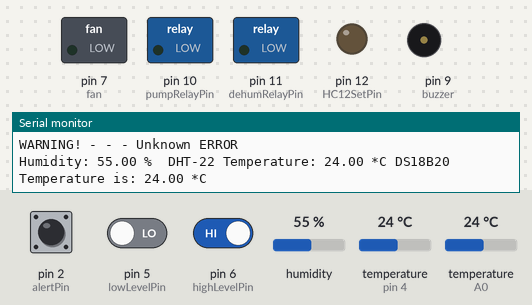
Recording of a program running on a simulated Arduino Uno, built with avr-gcc and run on an emulated ATmega328P. Parts: switched loads named in the program (green lamp = pin HIGH), output pins drawn as LEDs (lit = HIGH), buzzer (waves = sounding), the last lines printed to the serial monitor. The test bench sets the inputs (shaded band); at power-on: humidity 55 %, pin 2 (alertPin) HIGH, pin 5 (lowLevelPin) LOW, pin 6 (highLevelPin) HIGH, temperature (sensors on pin 4, A0) 24 °C.

Above: at 1.6 s.
1.7 s: humidity set to 59 %
10.3 s: humidity set to 62 %
At 12.6 s:
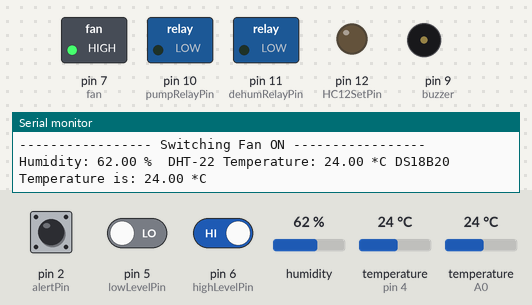
19.1 s: humidity set to 22 %
At 24.2 s:
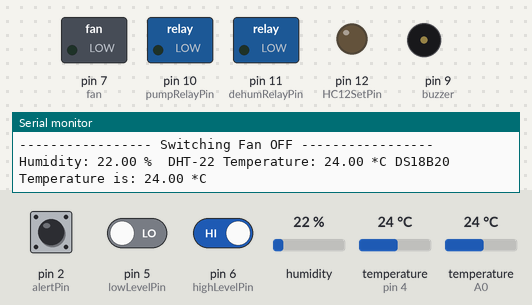
24.7 s: humidity set to 68 %
At 28.3 s:
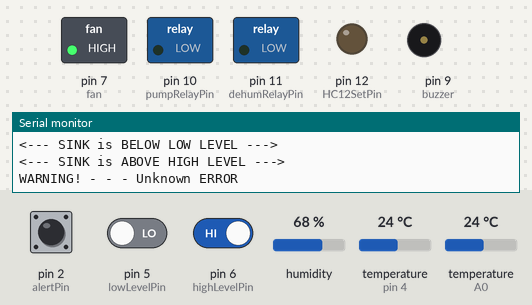
Timing chart, 0 to 29.5 s (numbered marks = the images above; inputs shaded):
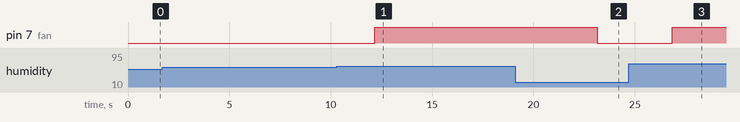

The program:

main.cpp
```cpp
/************************************************************
 * Remotely Supervised Dehumidifyer System for the Basement *
 * ======================================================== *
 *                                                          *
 * Control timely Flushing of the Water-Sink                *
 * - connected to the Dehumidifier                          *
 * Meassure Humidity to Keep track of DEW-Point             *
 * External-, Ambient & Cabinet Temperature                 *
 * Cool Cabinet when overheated (> 40oC)                    *
 * Audiitive Alert, when malfunction                        *
 * Verify Pump Functionality using a Flow Meter             *
 * Control Dehumifier and Pump via 2-channel Opto Relay     *
 * Send Timestamped log data to remote unit                 *
 * **********************************************************
 * Author: Michael J. Nielsen 11/2019   rev.: 0.2           *
 * **********************************************************
 *
 * About Wf1 Water Flow Meter
 * --------------------------
 * Water Canister can sink up to 35 liter
 * It - ideally - pump 10 liter/min to 5.5 meter hight @ 0.55 bar
 * Estimated Drainage Duration: (35 liter / 10 liter/min = approx.: 3.5 Minutes)
 *
 * Transition STATE Machine:
 * -------------------------
 * Valid States:      FULL > DRAINING > EMPTY
 * Exception States:  ALERT, SHUT_DOWN
 * Illegal States:    All other
 *
 * Sw2 0 > 1  =>  Sink Filled => FULL
 *                ? Sw1 == 1, Sw3 == 0, Wf1 <= 0 ´=> Start Pump => DRAINING else ALERT
 * Wait 60 sec    Wf1 still <= 0 => ALERT
 * Wait for       Sw1 1 == 0 ==> still HIGH after 300 sec => ALERT
 *                ? Sw2 == 0, Sw3 == 0, Wf1 <= 0 ´=> EMPTY else ALERT
 * Sw3 0 > 1      Trigger SHUT_DOWN Routine via IRQ 0 (Shut DeHumidfier and Pump)
 *
 *******************************************************/
/*
 * INCLUDE POOL
 */
// Include Adafruit's Generic Sensor library
#include <Arduino.h>
#include <Adafruit_Sensor.h>
#include <OneWire.h>
#include <DallasTemperature.h>
#include <DHT.h>
#include <DHT_U.h>

/*
 * DEFINE STATEMENTS for PIN Assignment
 */
#define DHTPIN          A0 // Ts2 Temperature, Ambient (DTH22)
#define DHTTYPE      DHT22 // Ts2 Temperature, Ambient (DTH22)
#define SDAPin          A4 // Rt1 DS3231 RTC Presition sdaPin
#define SCLPin          A5 // Rt2 DS3231 RTC Presition SclPin

#define RxPin            0 // Ms1 HC-12 Serial Communication Channel
#define TxPin            1 // Ms1 HC-12 Serial Communication Channel
#define alertPin         2 // Sw3 Humidity Alert (trigger IRQ.0)
#define waterFlowPin     3 // Wf Water Flow Meter(YF-S201) (trigger IRQ.1)
#define oneWireBusPin    4 // Ts1 Temperature, Internal (DS18B20)
#define lowLevelPin      5 // Sw1 Low Level Float Switch
#define highLevelPin     6 // Sw2 High Leve Float Switchl
#define fan              7 // Fn1 5V-7VDC 280mA Cooling Fan
//#define xxx              8 // available
#define buzzer           9 // Bz1 Piezzo Buzzer (Low Level Value)
#define pumpRelayPin    10 // Re1 12Vdc Submersible Pump Comet Elegant
#define dehumRelayPin   11 // Re1 230Vac DeHumidifier
#define HC12SetPin      12 // Ms1 HC-12 Serial Communication Channel

/*
 * VARIABLE POOL
 */
volatile int flowPulse; // Count the number of pulses from the Flow Meter (YF-S201)
unsigned long cTime;    // Hold Current Time in mS

bool sinkEmpty = true;  // Hold Sensor Data from EMPTY Level Sensor
bool sinkFull = false;  // Hold Sensor Data from FULL Level Sensor
int sinkState = 1;      // Hold current state of the Sink   // 0 = Empty, 1 = Filling, 2 = Full, 3 = Draining
                        //
int maxRetry = 125;     // Max number of retries to Start/Stop an Actuator (e.g. a relaycontrolled Pump
int maxHum = 60.0;      //
int maxTemp = 25.0;     // 40
int minflow = 5;        // Lowest value of Rpm for a flow to be present ()
int frqAvake = 5000;    // poll sensors once per 5 seconds
int frqDormant = 60000; // poll sensors once per 60 seconds
                        //
float t1 = 0;           // Ambient Temperature  Hold Sensor Data from DHT-22 Sensor
float t2 = 0;           // Ambient Temperature  Hold Sensor Data from DS18B20 Sensor
float h1 = 0;           // Ambient Humidity     Hold Sensor Data from DHT-22 Sensor
bool fanActive;         // Hold current state of the Fan
bool pumpActive;        // Hold current state of the Pump
bool flowActive;        // Hold current state of the Waterflow from Draining the Sink
bool dehumActive;       // Hold current state of the DeHumiditifier

/*
 * <INSTANTIATE OBJECTS>
 */
  OneWire oneWire(oneWireBusPin);
  DallasTemperature sensors(&oneWire);  // Passes the Address of the oneWire instance
  DHT dht(DHTPIN, DHTTYPE);

/*
 * PROGRAMMING LOGIC
 */

void  playATune(int tune){
  if (tune == 1){
      tone (buzzer, 2000);
      noTone(buzzer);
      delay(100);
      tone (buzzer, 3000);
      noTone(buzzer);
      delay(100);
      tone (buzzer, 4000);
      noTone(buzzer);
      delay(100);
   }
}

void shutDown(){  //ToDo
  // Entering Emergency SHUT_DOWN mode
  // Cut the Power @ relay 3
}

void waterFlow(){
  // Count the Pulses from the Water Flow Meter(YF-S201)
  flowPulse++;
}

void  alert(int alarmCode){
  switch (alarmCode) {
    case 1:
      // Failed to start the DeHumidifyer :(
      Serial.println("ERROR! - - - Failed to start the DeHumidifyer");
      shutDown();
      break;
    case 2:
      // Failed to stop the DeHumidifyer :(
      Serial.println("ERROR! - - - Failed to stop the DeHumidifyer");
      shutDown();
      break;
    case 3:
      // Failed to start the pump :(
      Serial.println("ERROR! - - - Failed to start the pump");
      shutDown();
      break;
    case 4:
      // Failed to detect Water Flow after Starting the Pump"
      Serial.println("ERROR! - - - Failed to detect water flow");
      shutDown();
      break;
    case 5:
      // Failed to stop the pump :(
      Serial.println("ERROR! - - - Failed to stop the pump");
      shutDown();
      break;
    case 6:
      // Detected Water Flow after Stopping the Pump"
      Serial.println("ERROR! - - - Detected water flow");
      shutDown();
      break;
    case 7:
      // Illegal STATE of the SINK, not EMPTY, NOT FILLING and NOT FULL (?)
      Serial.println("ERROR! - - - Level Indicators are NOT reliable!");

      if (sinkFull){
        Serial.print("----------------- SINK is FULL -----------------");
      }else{
        Serial.print("----------------- SINK is NOT FULL -----------------");
      }

      if (sinkEmpty){
        Serial.print("----------------- SINK is EMPTY -----------------");
      }else{
        Serial.print("----------------- SINK is NOT EMPTY -----------------");
      }

      shutDown();
      break;
    default:
      Serial.println("ERROR! - - - UnExpected Incident");
      shutDown();
  }
}

/*
 * HANDLE ACTUATORS
 */

bool  detectFlow(){
  /**************************************************************************
   *  Detect if Water is Flowing, using interrupt IRQ.1
   *  Sensor the Water Hall Effect Flow Meter(YF-S201)
   *  Pulses per Liter: 450
   *  Liter per Pulse: 2.2 mL
   *  Max Flow: 7.5 L/min = 125 mL/Sec
   *  Max Frq:  = 56.25 Hz(+/- 3%)
   **************************************************************************/
  flowPulse = 0;    // initialize the Pulse Counter

  // Activate IRQ.1 and Start Counting
  attachInterrupt(digitalPinToInterrupt(waterFlowPin), waterFlow, RISING);

  // Wait for 5 Sec - does not use any counter, so it will work as normal
  delayMicroseconds(5000);

  // DeActivate IRQ.1 and Stop Counting
  detachInterrupt(digitalPinToInterrupt(waterFlowPin));

  if (flowPulse > 4){
    return true;
  }else{
    return false;
  }
}

void  startPump(){
  int cnt = maxRetry;
  if (pumpRelayPin == HIGH){
    Serial.println("WARNING: Trying to START an ACTIVE Pump?");
  }else{
    // Turn ON Pump by Activating Relay1
    while (digitalRead(dehumRelayPin) == LOW){
      digitalWrite(pumpRelayPin, HIGH);
      delay(1000);

      // Has PumpRelay been switched ON?
      if (digitalRead(pumpRelayPin) == LOW){
        Serial.println("<--- PUMP Relay1 has NOT been Switched ON --->");
        alert(3);
      }else{
        // Do we detect flow from the Sink?
        while (!detectFlow()) {
          if (cnt-- < 1){
            alert(4);
          }
        }
      }
    }
  }
}

void  stopPump(){
  int cnt = maxRetry;
  if (pumpRelayPin == LOW){
    Serial.println("WARNING: Trying to STOP a TURNED OFF Pump?");
  }else{
    // Turn OFF Pump by DeActivating Relay1
    while (digitalRead(dehumRelayPin) == HIGH){
      digitalWrite(pumpRelayPin, LOW);
      delay(1000);

      // Has PumpRelay been switched OFF?
      if (digitalRead(pumpRelayPin) == HIGH){
        Serial.println("<--- PUMP Relay1 has NOT been Switched OFF --->");
        alert(5);
      }else{
        // Can we detect flow from the Sink?
        while (detectFlow()) {
          if (cnt-- < 1){
            alert(6);
          }
        }
      }
    }
  }
}

void  startDehumid(){
  int cnt = maxRetry;
  if (dehumRelayPin == HIGH){
    Serial.println("WARNING: Trying to START an ACTIVE DeHumidifyer?");
  }else{
    // Turn ON DeHumidifyer by Activating Relay2
    while (digitalRead(dehumRelayPin) == LOW){
      digitalWrite(dehumRelayPin, HIGH);
      delay(1000);

      if (digitalRead(dehumRelayPin) == HIGH){
        dehumActive = true;
        Serial.println("<--- DeHumidifyer Relay2 has been Switched ON --->");
      } else if (cnt-- < 1){
          alert(1);
      }
    }
  }
}

void  stopDehumid(){
  int cnt = maxRetry;
  if (dehumRelayPin == LOW){
    Serial.println("WARNING: Trying to STOP a TURNED OFF DeHumidifyer?");
  }else{
    // Turn OFF DeHumidifyer by DeActivating Relay2
    while (digitalRead(dehumRelayPin) == HIGH){
      digitalWrite(dehumRelayPin, LOW);
      delay(1000);

      if (digitalRead(dehumRelayPin) == LOW){
        dehumActive = false;
        Serial.println("<--- DeHumidifyer Relay2 has been Switched OFF --->");
      } else if (cnt-- < 1){
          alert(2);
      }
    }
  }
}

/*
 * READ SENSORS
 */

void  getWaterLevelData(){
  if (digitalRead(lowLevelPin) > 0){
    sinkEmpty = false;
    Serial.println("<--- SINK is ABOVE LOW LEVEL --->");
  }else{
    sinkEmpty = true;
    Serial.println("<--- SINK is BELOW LOW LEVEL --->");
}

  if (digitalRead(highLevelPin) > 0){
    sinkFull = true;
    Serial.println("<--- SINK is ABOVE HIGH LEVEL --->");
  }else{
    sinkFull = false;
    Serial.println("<--- SINK is BELOW HIGH LEVEL --->");
  }
}

void  getAmbientClimateData(){
  // Reading temperature or humidity takes about 250 milliseconds!
  // Sensor readings may also be up to 2 seconds 'old' (its a very slow sensor)
  h1 = dht.readHumidity();     // Read temperature as Celsius
  t1 = dht.readTemperature();  // Check if any reads failed and exit early (to try again).
  t2 = sensors.getTempCByIndex(0);
  sensors.requestTemperatures(); // Send the command to get temperature readings
}

void  validateAmbientClimateData(){
  if (isnan(h1) || isnan(t1)) {
    Serial.println("Failed to read from DHT sensor!");
    return;
  }
  if(h1 > maxHum || t1 > maxTemp || t2 > maxTemp) {
    if (!fanActive){
      digitalWrite(fan, HIGH);
      Serial.println("----------------- Switching Fan ON -----------------");
      fanActive = true;
    }
  } else {
    if (fanActive){
      digitalWrite(fan, LOW);
      Serial.println("----------------- Switching Fan OFF -----------------");
      fanActive = false;
    }
  }
}

void  validateWaterLevelData(){
  if (sinkEmpty && !sinkFull){
    sinkState = 0;  // SINK is Empty
  } else if (!sinkEmpty && !sinkFull && !pumpActive){
    sinkState = 1;  // SINK is Filling
  } else if (!sinkEmpty && sinkFull){
    sinkState = 2;  // SINK is Full
  } else if (!sinkEmpty && !sinkFull && pumpActive){
    sinkState = 3;  // SINK is Draining
  } else{
    sinkState = 99;  // Illegal State
  }
}

void  putWaterLevelData(){
  switch (sinkState) {
    case 0:
      Serial.println("----------------- SINK is EMPTY -----------------");
      break;
    case 1:
      Serial.println("----------------- SINK is FILLING ---------------");
      break;
    case 2:
      Serial.println("----------------- SINK is FULL ------------------");
      break;
    case 3:
      Serial.println("----------------- SINK is DRAINING --------------");
      break;
    default:
      Serial.println("WARNING! - - - Unknown ERROR");
      shutDown();
      break;
  }
}

void  putAmbientClimateData(){
  Serial.print("Humidity: ");
  Serial.print(h1);
  Serial.print(" %\t");
  Serial.print("DHT-22 Temperature: ");
  Serial.print(t1);
  Serial.print(" *C ");
  Serial.print("DS18B20 Temperature is: ");
  Serial.print(t2);
  Serial.println(" *C ");
}

void  drain(){

}

/*
 * * Sw2 0 > 1  =>  Sink Filled => FULL
 *                ? Sw1 == 1, Sw3 == 0, Wf1 <= 0 ´=> Start Pump => DRAINING else ALERT
 * Wait 60 sec    Wf1 still <= 0 => ALERT
 * Wait for       Sw1 1 == 0 ==> still HIGH after 300 sec => ALERT
 *                ? Sw2 == 0, Sw3 == 0, Wf1 <= 0 ´=> EMPTY else ALERT
 */

void setup() {
  pinMode(lowLevelPin, INPUT);       // Sw1 Low Level Float Switch
  pinMode(highLevelPin, INPUT);      // Sw2 High Leve Float Switchl
  pinMode(DHTPIN, INPUT);            // Ts2 Temperature, Ambient (DTH22)
  pinMode(oneWireBusPin, INPUT);     // Ts1 Temperature, Internal (DS18B20)
  pinMode(RxPin, INPUT);             // Ms1 HC-12 Serial Communication Channel
  pinMode(SCLPin, INPUT);            // Rt2 DS3231 RTC Presition SclPin
  pinMode(alertPin, INPUT);          // Sw1 Soil Humidity Break Switch (trigger INT.0)
  pinMode(waterFlowPin, INPUT);      // Wf1 Water Flow Meter

  pinMode(fan, OUTPUT);              // Fn1 5V-7VDC 280mA Cooling Fan
  pinMode(buzzer, OUTPUT);           // Bz1 Piezzo Buzzer
  pinMode(pumpRelayPin, OUTPUT);     // Re1 12Vdc Submersible Pump Comet Elegant
  pinMode(dehumRelayPin, OUTPUT);    // Re1 230Vac DeHumidifier
  pinMode(TxPin, OUTPUT);            // Ms1 HC-12 Serial Communication Channel
  pinMode(HC12SetPin, OUTPUT);       // Ms1 HC-12 Serial Communication Channel
  pinMode(SDAPin, OUTPUT);           // Rt1 DS3231 RTC Presition sdaPin

  // Initialization
  Serial.begin(9600);
  dht.begin();

  attachInterrupt(digitalPinToInterrupt(alertPin), shutDown, FALLING);
  // sei();    // Enable interrupts
  sensors.begin();

  // Activate 230Vac DeHumidifier
  digitalWrite(highLevelPin, HIGH);
  Serial.println("----------------- Switching DeHumidifier ON -----------------");

  // DeActivate Dykpumpe Comet Elegant
  digitalWrite(lowLevelPin, LOW);
  Serial.println("----------------- Switching Pump OFF -----------------");

  // DeActivate the Cooling Fan
  fanActive = false;
  Serial.println("----------------- Switching Fan OFF -----------------");

  playATune(1);
}

void loop() {

  getWaterLevelData();
  validateWaterLevelData();
  putWaterLevelData();

  getAmbientClimateData();
  validateAmbientClimateData();
  putAmbientClimateData();

  // Wait for approx. 5 minutes.
  delay(1000);                    // delay(frqDormant);
}
```

Measured:
- the behaviour switches between 60 and 61 % on humidity (found by bisection; images 0 and 1)
- after the input at 10.3 s, pin 7 (fan): LOW → HIGH after 1.9 s
- after the input at 19.1 s, pin 7 (fan): HIGH → LOW after 4.1 s
- after the input at 24.7 s, pin 7 (fan): LOW → HIGH after 2.2 s
